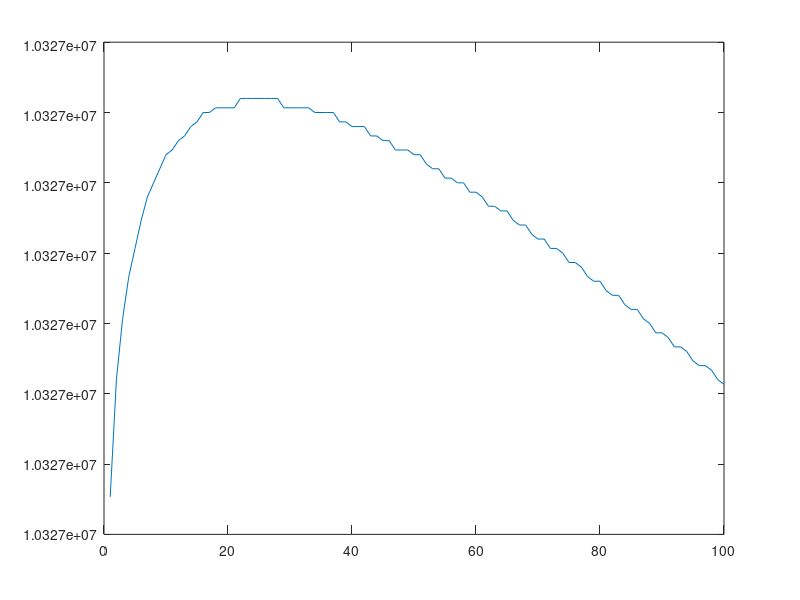

Here is the MATLAB script that generated this plot: (Note: this script raises an error after producing the figure.)
global N
N = 10327589;

%% 1)
gamma = 1/4;
r = 0.01;
C = 1 + N - gamma / r * log(N);

Phi = @(S) gamma / (r * S) - 1;

I = @(S) gamma / r * log(S) - S + C;

S = linspace(1, 100);
% plot(S, arrayfun(Phi, S))
plot(S, I(S))

%% 2)
T = readtable('FolkhalsomyndighetenCovid19.csv');
global cumCases
cumCases = cumsum(1 / 0.05 * T.Fall);
cumCases(end)

r = fminsearch(@(r) cost(r, gamma), 1e-7)
[t, y] = solveSIR(r, gamma, [0 25]);
fprintf('diff in removals: %d\n', (N - interp1(t, y(:, 1), 86 / 7)) - cumCases(end))
fprintf('some info:\n\ttotal number of infected: %f\n\ttotal number of dead people: %f\n', ...
    y(end, 2), y(end, 3))
% plot(t, y(:, 1)) % Plot S
% Export model result
writetable(array2table([t, y], ...
    'VariableNames', {'t', 'S', 'I', 'R'}), ...
    'sirResult.csv')

%% Varying the parameters?
[R, Gamma] = meshgrid(linspace(0, r + 2e-7, 30), ...
    linspace(0, 10 * gamma, 30));
params = [R(:) Gamma(:)];
Z = arrayfun(@calcInfectedRatio, R(:), Gamma(:));
result = [R(:) Gamma(:) Z(:)];
writematrix(result, 'paramHeatmap.txt')

function [t, y] = solveSIR(r, gamma, tspan)
    % Return numerical solution to the SIR model.
    global N
    [t, y] = ode45(@(t, y) [
        -r * y(1) * y(2)
        r * y(1) * y(2) - gamma * y(2)
        gamma * y(2)
        ], tspan, [N; 1; 0]);
end

function C = cost(r, gamma)
    global N cumCases
    tq = (38 / 7):0.5:12; % Weeks to query
    % tq = 2:0.5:6; % Vec of weeks
    realSvals = N - cumCases(floor(7 * tq));
    
    [t, y] = solveSIR(r, gamma, [0, tq(end)]);
    Svals = interp1(t, y(:, 1), tq);
    
    C = norm(realSvals - Svals);
end

function z = calcInfectedRatio(r, gamma)
    global N
    [t, y] = solveSIR(r, gamma, [0, 200]);
    z = (N - y(end, 1)) / N;
end